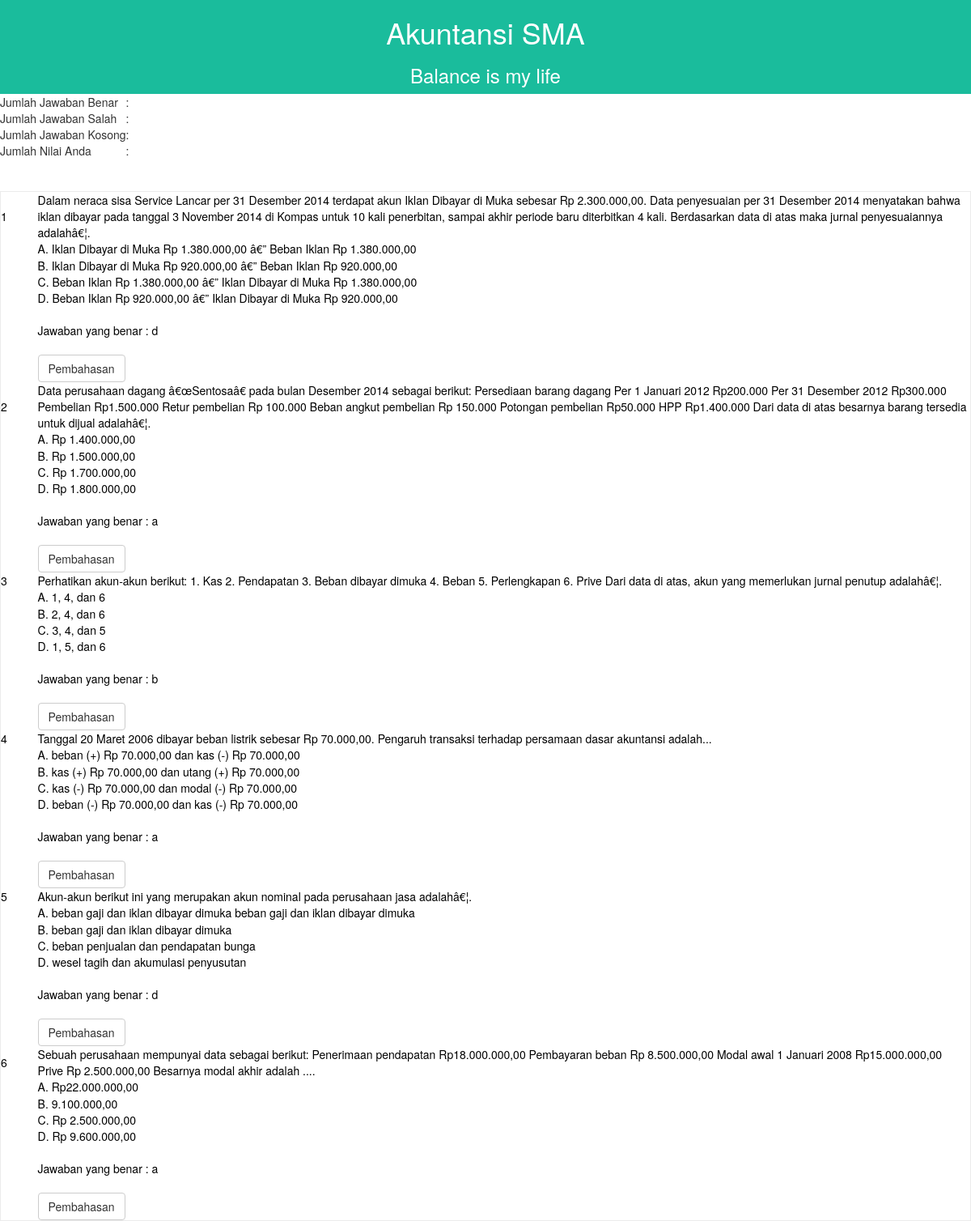
Page /jawab.php on the committed database.
### tables this page shows
CREATE TABLE `tbl_soal` (
  `id_soal` int(5) NOT NULL,
  `soal` text NOT NULL,
  `a` text NOT NULL,
  `b` text NOT NULL,
  `c` text NOT NULL,
  `d` text NOT NULL,
  `knc_jawaban` varchar(30) NOT NULL,
  `tanggal` date NOT NULL,
  `aktif` enum('Y','N') NOT NULL DEFAULT 'Y'
);

### jawab.php (the view, shortened to what this page needs)
<!DOCTYPE html>
<html lang="en">
<head>
  <link rel="stylesheet" type="text/css" href="style.css">
  <link rel="stylesheet" href="https://maxcdn.bootstrapcdn.com/bootstrap/3.3.7/css/bootstrap.min.css">
 <link rel="stylesheet" type="text/css" href="css/bootstrap.css">
</head>
<body>
<div class="container-fluid bg-1 text-center">
<h1>Akuntansi SMA</h1>
<h3>Balance is my life</h3>
</div>
</body>
<?php
	  echo "
		<div> <table> <tr><td>Jumlah Jawaban Benar</td><td> : $benar </td></tr>
		 <tr><td>Jumlah Jawaban Salah</td><td> : $salah</td></tr>
		 <tr><td>Jumlah Jawaban Kosong</td><td>: $kosong</td></tr>
		 <tr><td>Jumlah Nilai Anda</td><td>: $score</td></tr>
		</table></div>";
		?>
		<?php
		include "koneksi.php";
mysqli_select_db($koneksi, "akuntansi");
	echo "<br><br>";
echo "<div style='width:100%; border: 1px solid #EBEBEB;'>";
 echo '<table width="100%" border="0">';
		$hasil=mysqli_query($koneksi, "select * from tbl_soal WHERE aktif='Y'");
		$urut=0;
		while($row =mysqli_fetch_array($hasil))
		{
			$pertanyaan=$row["soal"];
			$pilihan_a=$row["a"];
			$pilihan_b=$row["b"];
			$pilihan_c=$row["c"];
			$pilihan_d=$row["d"];
			$kunci=$row["knc_jawaban"];
			?>
			<tr>
			  	<td width="17"><font color="#000000"><?php echo $urut=$urut+1; ?></font></td>
			  	<td width="430"><font color="#000000"><?php echo "$pertanyaan"; ?></font></td>
			</tr>
			<tr>
			  	<td height="21"><font color="#000000">&nbsp;</font></td>
		  	  <td><font color="#000000">
	  	     A. <?php echo "$pilihan_a";?></font> </td>
			</tr>
			<tr>
			  	<td><font color="#000000">&nbsp;</font></td>
		  	  <td><font color="#000000">
	  	     B. <?php echo "$pilihan_b";?></font> </td>
			</tr>
			<tr>
			  	<td><font color="#000000">&nbsp;</font></td>
		  	  <td><font color="#000000">
	  	    C. <?php echo "$pilihan_c";?></font> </td>
			</tr>
			<tr>
				<td><font color="#000000">&nbsp;</font></td>
		  	  <td><font color="#000000">
	  	    D. <?php echo "$pilihan_d";?> <br><br></font> </td>
            </tr>
			<tr>
				<td><font color="#000000">&nbsp;</font></td>
		  	  <td><font color="#000000">
	  	    Jawaban yang benar : <?php echo "$kunci";?> <br><br></font> </td>
            </tr>
				<tr>
				<td></td>
			  	<td><a href="pembahasan.php?id=<?php echo $row['id_soal'];?>" class='btn btn-default btn-small' id='soalId' data-toggle='modal' data-target="#myModal">Pembahasan</a></td>
			</tr>
		<?php
		}
		?>
</body>
</html>
</body>
</html>

### style.css (style rules this page uses)
a { text-decoration:none; color:#6495ed }

### jawab.php (style rules this page uses)
.bg-1 { background-color: #1abc9c; color: #ffffff; }

### rows in the picture
tbl_soal: soal "Dalam neraca sisa Service Lancar per 31 Desember 2014 terdapat akun Iklan Dibayar di Muka sebesar Rp 2.300.000,00. Data penyesuaian per 31 Desember 2014 menyatakan bahwa iklan dibayar pada tanggal 3 November 2014 di Kompas untuk 10 kali penerbitan, sampai akhir periode baru diterbitkan 4 kali. Berdasarkan data di atas maka jurnal penyesuaiannya adalahâ€¦.", a "Iklan Dibayar di Muka Rp 1.380.000,00 â€” Beban Iklan Rp 1.380.000,00", b "Iklan Dibayar di Muka Rp 920.000,00 â€” Beban Iklan Rp 920.000,00", c "Beban Iklan Rp 1.380.000,00 â€” Iklan Dibayar di Muka Rp 1.380.000,00", d "Beban Iklan Rp 920.000,00 â€” Iklan Dibayar di Muka Rp 920.000,00", knc_jawaban "d"
tbl_soal: urut "2", soal "Data perusahaan dagang â€œSentosaâ€ pada bulan Desember 2014 sebagai berikut: Persediaan barang dagang Per 1 Januari 2012 Rp200.000 Per 31 Desember 2012 Rp300.000 Pembelian Rp1.500.000 Retur pembelian Rp 100.000 Beban angkut pembelian Rp 150.000 Potongan pembelian Rp50.000 HPP Rp1.400.000 Dari data di atas besarnya barang tersedia untuk dijual adalahâ€¦.", a "Rp 1.400.000,00", b "Rp 1.500.000,00", c "Rp 1.700.000,00", d "Rp 1.800.000,00", knc_jawaban "a"
tbl_soal: urut "3", soal "Perhatikan akun-akun berikut: 1. Kas 2. Pendapatan 3. Beban dibayar dimuka 4. Beban 5. Perlengkapan 6. Prive Dari data di atas, akun yang memerlukan jurnal penutup adalahâ€¦.", a "1, 4, dan 6", b "2, 4, dan 6", c "3, 4, dan 5", d "1, 5, dan 6", knc_jawaban "b"
tbl_soal: urut "4", soal "Tanggal 20 Maret 2006 dibayar beban listrik sebesar Rp 70.000,00. Pengaruh transaksi terhadap persamaan dasar akuntansi adalah...", a "beban (+) Rp 70.000,00 dan kas (-) Rp 70.000,00", b "kas (+) Rp 70.000,00 dan utang (+) Rp 70.000,00", c "kas (-) Rp 70.000,00 dan modal (-) Rp 70.000,00", d "beban (-) Rp 70.000,00 dan kas (-) Rp 70.000,00", knc_jawaban "a"
tbl_soal: urut "5", soal "Akun-akun berikut ini yang merupakan akun nominal pada perusahaan jasa adalahâ€¦.", a "beban gaji dan iklan dibayar dimuka beban gaji dan iklan dibayar dimuka", b "beban gaji dan iklan dibayar dimuka", c "beban penjualan dan pendapatan bunga", d "wesel tagih dan akumulasi penyusutan", knc_jawaban "d"
tbl_soal: urut "6", soal "Sebuah perusahaan mempunyai data sebagai berikut: Penerimaan pendapatan Rp18.000.000,00 Pembayaran beban Rp 8.500.000,00 Modal awal 1 Januari 2008 Rp15.000.000,00 Prive Rp 2.500.000,00 Besarnya modal akhir adalah ....", a "Rp22.000.000,00", b "9.100.000,00", c "Rp 2.500.000,00", d "Rp 9.600.000,00", knc_jawaban "a"
